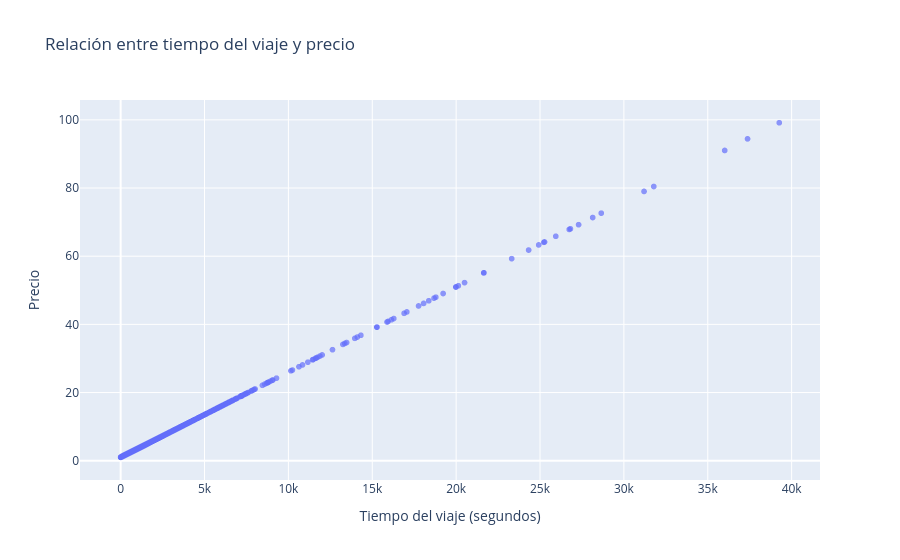

Notebook cell for this chart:
### Markdown cell above
- **Relación `tt` con `price`**

### Code cell
fig = px.scatter(
    df,
    x='tt',
    y='price',
    title='Relación entre tiempo del viaje y precio',
    labels={'tt': 'Tiempo del viaje (segundos)', 'price': 'Precio'},
    opacity=0.7
)

fig.show()

### Figure 1 — Plotly figure (JSON) as saved in the notebook; plotly's stock layout.template omitted (floating-point values rounded to 4 significant figures; data arrays with more than 128 entries replaced by an {"elided": "..."} marker saying what was removed)
{"data": [{"hovertemplate": "Tiempo del viaje (segundos)=%{x}<br>Precio=%{y}<extra></extra>", "legendgroup": "", "marker": {"color": "#636efa", "opacity": 0.7, "symbol": "circle"}, "mode": "markers", "name": "", "showlegend": false, "type": "scattergl", "x": {"elided": "25159 int values"}, "xaxis": "x", "y": {"elided": "25159 float values"}, "yaxis": "y"}], "layout": {"legend": {"tracegroupgap": 0}, "title": {"text": "Relación entre tiempo del viaje y precio"}, "xaxis": {"anchor": "y", "domain": [0, 1], "title": {"text": "Tiempo del viaje (segundos)"}}, "yaxis": {"anchor": "x", "domain": [0, 1], "title": {"text": "Precio"}}}}
